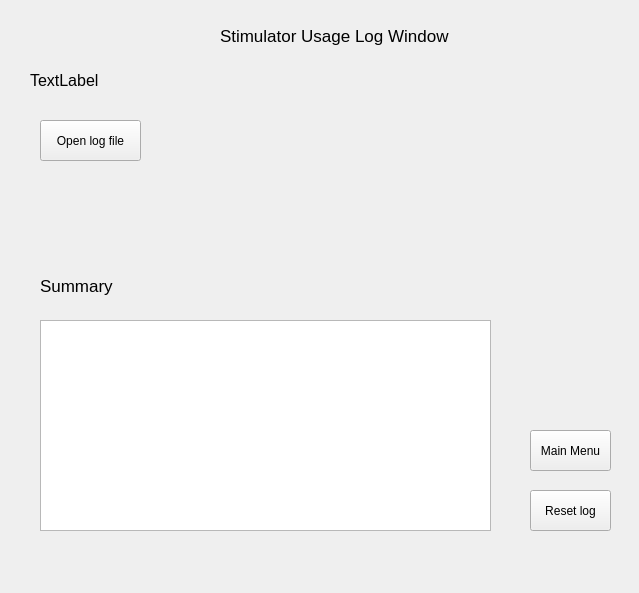
<?xml version="1.0" encoding="UTF-8"?>
<ui version="4.0">
 <class>StimulatorLogWindow</class>
 <widget class="QWidget" name="StimulatorLogWindow">
  <property name="geometry">
   <rect>
    <x>0</x>
    <y>0</y>
    <width>639</width>
    <height>593</height>
   </rect>
  </property>
  <property name="windowTitle">
   <string>Stimulator Log</string>
  </property>
  <widget class="QLabel" name="label">
   <property name="geometry">
    <rect>
     <x>220</x>
     <y>20</y>
     <width>231</width>
     <height>31</height>
    </rect>
   </property>
   <property name="font">
    <font>
     <pointsize>13</pointsize>
    </font>
   </property>
   <property name="text">
    <string>Stimulator Usage Log Window</string>
   </property>
  </widget>
  <widget class="QPushButton" name="pushButton">
   <property name="geometry">
    <rect>
     <x>530</x>
     <y>430</y>
     <width>81</width>
     <height>41</height>
    </rect>
   </property>
   <property name="text">
    <string>Main Menu</string>
   </property>
  </widget>
  <widget class="QPushButton" name="pushButton_3">
   <property name="geometry">
    <rect>
     <x>530</x>
     <y>490</y>
     <width>81</width>
     <height>41</height>
    </rect>
   </property>
   <property name="text">
    <string>Reset log</string>
   </property>
  </widget>
  <widget class="QTableWidget" name="tableWidget">
   <property name="geometry">
    <rect>
     <x>40</x>
     <y>320</y>
     <width>451</width>
     <height>211</height>
    </rect>
   </property>
  </widget>
  <widget class="QLabel" name="label_2">
   <property name="geometry">
    <rect>
     <x>40</x>
     <y>270</y>
     <width>231</width>
     <height>31</height>
    </rect>
   </property>
   <property name="font">
    <font>
     <pointsize>13</pointsize>
    </font>
   </property>
   <property name="text">
    <string>Summary</string>
   </property>
  </widget>
  <widget class="QPushButton" name="pushButton_4">
   <property name="geometry">
    <rect>
     <x>40</x>
     <y>120</y>
     <width>101</width>
     <height>41</height>
    </rect>
   </property>
   <property name="text">
    <string>Open log file</string>
   </property>
  </widget>
  <widget class="QLabel" name="label_3">
   <property name="geometry">
    <rect>
     <x>190</x>
     <y>160</y>
     <width>161</width>
     <height>21</height>
    </rect>
   </property>
   <property name="font">
    <font>
     <weight>75</weight>
     <bold>true</bold>
    </font>
   </property>
   <property name="text">
    <string/>
   </property>
  </widget>
  <widget class="QLabel" name="label_4">
   <property name="geometry">
    <rect>
     <x>190</x>
     <y>190</y>
     <width>291</width>
     <height>16</height>
    </rect>
   </property>
   <property name="text">
    <string/>
   </property>
  </widget>
  <widget class="QLabel" name="label_5">
   <property name="geometry">
    <rect>
     <x>30</x>
     <y>70</y>
     <width>571</width>
     <height>20</height>
    </rect>
   </property>
   <property name="font">
    <font>
     <pointsize>12</pointsize>
    </font>
   </property>
   <property name="text">
    <string>TextLabel</string>
   </property>
  </widget>
 </widget>
 <resources/>
 <connections/>
</ui>
